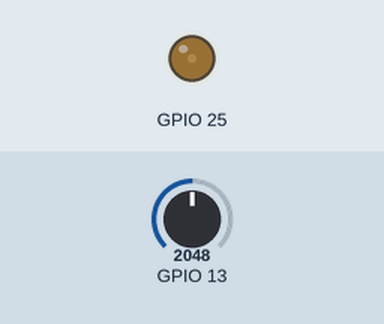
This sketch was run on a simulated ESP32. Parts: output pins drawn as LEDs (lit = HIGH). The inputs (shaded band) are chosen by the test bench; at power-on: GPIO 13 = 2048.

Above: at 0.05 s.
At 9.0 s:
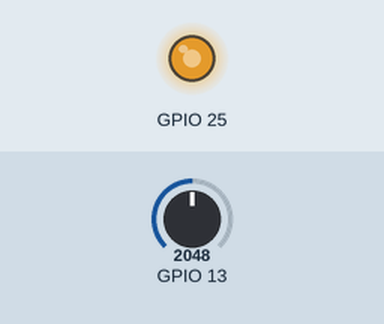
Timing chart, 0 to 11.7 s (numbered marks = the images above):
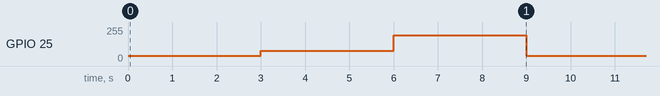

Measured:
- by itself, GPIO 25: repeats every 9.0 s: 77/255 3.0 s, 193/255 3.0 s, 38/255 3.0 s

The sketch:

dac_adc.ino
```cpp
#include <Ticker.h>

#define Vo(x) x*256/3.3

double i;

void setup() {
  // put your setup code here, to run once:


  Serial2.begin(19200);
}

void loop() {
  // put your main code here, to run repeatedly:
  dacWrite(25,Vo(0.5));
  i=analogRead(13)*3.9/4096;
  Serial2.print(i);
  delay(3000);
  dacWrite(25,Vo(1));
  i=analogRead(13)*3.9/4096;
  Serial2.print(i);
  delay(3000);
  dacWrite(25,Vo(2.5));
  i=analogRead(13)*3.9/4096;
  Serial2.print(i);
  delay(3000);
}
```
